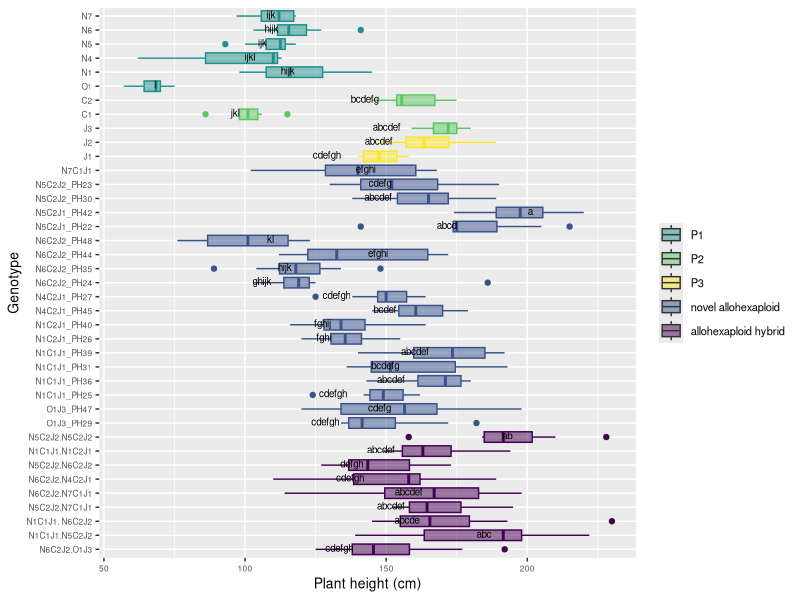

Reproduce this figure in R.
# Comparison 2XY: Novel allohexaploids

#load packages 
install.packages("multcompView")
install.packages("viridis")
library(viridis)
library(tidyverse)
library(dplyr)
library(ggplot2)
library(ggpubr)
library(datasets)
library(multcompView)


# vollständige Rohdatentabelle laden ######
getwd()
DATA <- read_csv("EPPN raw data complete 220419.csv")
View(DATA)


#drop first column
DATA = DATA[,2:37]
View(DATA)

#Comparison 2XY	einschließlich JO allohexaploids
# Aim: to determine if the NCJ allohexaploids have more similarity to each other than to their parent genotypes 

#### subsetting #####
#IMPORTANT: N5C2J2.N5C2J1_PH43 has only one parent genotype: N5C2J2 (PH30 and PH23), 
# N5C2J1_PH42 wieder drin

comp_2XY4 <- DATA[DATA$Genotype %in% c("N5", "N6", "N1", "N4", "N7","C1", "C2", "J1", "J2", 
                                      "O1", "J3",
                                      
                                      "N6C2J2_PH24", "N6C2J2_PH35", "N6C2J2_PH44", "N6C2J2_PH48", 
                                     "N5C2J1_PH22", "N5C2J1_PH42", "N5C2J2_PH30", "N5C2J2_PH23", "N1C1J1_PH25", "N1C1J1_PH36", 
                                     "N1C1J1_PH31", "N1C1J1_PH39", "N1C2J1_PH26", "N1C2J1_PH40", "N4C2J1_PH45",
                                     "N4C2J1_PH27", "N7C1J1",
                                     "O1J3_PH29", "O1J3_PH47",	
                                     
                                     "N1C1J1.N5C2J2", "N6C2J2.N7C1J1", "N5C2J2.N7C1J1", "N1C1J1. N6C2J2",
                                     "N5C2J2.N6C2J2","N1C1J1.N1C2J1", "N5C2J2.N5C2J2", "N6C2J2.N4C2J1", "N6C2J2.O1J3"), ]
head(comp_2XY4)
View(comp_2XY4)

#create column giving generation###############################################
#N5C2J1_PH42 wieder drin ######################################################## 
comp_2XY4 <- comp_2XY4 %>%
  mutate(Line = case_when(
  Genotype == "O1" ~ "P1",
  Genotype == "J3" ~ "P2",
  Genotype == "N1" ~ "P1",
  Genotype == "N4" ~ "P1",
  Genotype == "N5" ~ "P1",
  Genotype == "N6" ~ "P1",
  Genotype == "N7" ~ "P1",
  Genotype == "C1" ~ "P2",
  Genotype == "C2" ~ "P2",
  Genotype == "J1" ~ "P3",
  Genotype == "J2" ~ "P3",
  Genotype == "O1J3_PH29" ~ "novel allohexaploid",
  Genotype == "O1J3_PH47" ~ "novel allohexaploid",
  Genotype == "N5C2J1_PH22" ~ "novel allohexaploid",
  Genotype == "N5C2J1_PH42" ~ "novel allohexaploid",
  Genotype == "N5C2J2_PH23" ~ "novel allohexaploid",
  Genotype == "N6C2J2_PH24" ~ "novel allohexaploid",
  Genotype == "N1C1J1_PH25" ~ "novel allohexaploid",
  Genotype == "N1C2J1_PH26" ~ "novel allohexaploid",
  Genotype == "N4C2J1_PH27" ~ "novel allohexaploid",
  Genotype == "N5C2J2_PH30" ~ "novel allohexaploid",
  Genotype == "N1C1J1_PH31" ~ "novel allohexaploid",
  Genotype == "N6C2J2_PH35" ~ "novel allohexaploid",
  Genotype == "N1C1J1_PH36" ~ "novel allohexaploid",
  Genotype == "N1C1J1_PH39" ~ "novel allohexaploid",
  Genotype == "N1C2J1_PH40" ~ "novel allohexaploid",
  Genotype == "N6C2J2_PH44" ~ "novel allohexaploid",
  Genotype == "N4C2J1_PH45" ~ "novel allohexaploid",
  Genotype == "N6C2J2_PH48" ~ "novel allohexaploid",
  Genotype == "N7C1J1" ~ "novel allohexaploid",
  Genotype == "N1C1J1.N5C2J2" ~ "allohexaploid hybrid",
  Genotype == "N1C1J1.N1C2J1" ~ "allohexaploid hybrid",
  Genotype == "N5C2J2.N7C1J1" ~ "allohexaploid hybrid",
  Genotype == "N5C2J2.N5C2J2" ~ "allohexaploid hybrid",
  Genotype == "N1C1J1. N6C2J2" ~ "allohexaploid hybrid",
  Genotype == "N5C2J2.N6C2J2" ~ "allohexaploid hybrid",
  Genotype == "N6C2J2.O1J3" ~ "allohexaploid hybrid",
  Genotype == "N6C2J2.N4C2J1" ~ "allohexaploid hybrid",
  Genotype == "N6C2J2.N7C1J1" ~ "allohexaploid hybrid"))
view(comp_2XY4)

# ANOVA, Tukey & Boxplot with CLD according to Rosane Rech##########################################################
# loading the appropriate libraries
library(datasets)

#remove previous objects
rm(anova)
rm(tukey)
rm(cld)
rm(Tk)

# analysis of variance
anova <- aov(plant_height ~ Genotype, data = comp_2XY4)
summary(anova)

# Tukey's test
tukey <- TukeyHSD(anova)
print(tukey)

# compact letter display
cld <- multcompLetters4(anova, tukey)
print(cld)

# table with factors and 3rd quantile
Tk <- group_by(comp_2XY4, Genotype) %>%
  summarise(mean = round(mean(plant_height, na.rm = TRUE), digits = 1), quant = round(quantile(plant_height, probs = 0.75, na.rm = TRUE), digits = 1)) %>%
  arrange(desc(mean)) #WICHTIG: arrange(desc(mean)) muss hier rein!!!

# extracting the compact letter display and adding to the Tk table
cld <- as.data.frame.list(cld$Genotype)
Tk$cld <- cld$Letters
print(Tk) # print dient der Überprüfung: Mittelwerte und Letter code 
# in der gleichen Reihenfolge angeordnet?


#create column giving generation###############################################
#N5C2J1_PH42 wieder drin ########################################################
ANOVA_Tukey_2XY4 <- Tk %>%
  mutate(Line = case_when(
    Genotype == "O1" ~ "P1",
    Genotype == "J3" ~ "P2",
    Genotype == "N1" ~ "P1",
    Genotype == "N4" ~ "P1",
    Genotype == "N5" ~ "P1",
    Genotype == "N6" ~ "P1",
    Genotype == "N7" ~ "P1",
    Genotype == "C1" ~ "P2",
    Genotype == "C2" ~ "P2",
    Genotype == "J1" ~ "P3",
    Genotype == "J2" ~ "P3",
    Genotype == "O1J3_PH29" ~ "novel allohexaploid",
    Genotype == "O1J3_PH47" ~ "novel allohexaploid",
    Genotype == "N5C2J1_PH22" ~ "novel allohexaploid",
    Genotype == "N5C2J1_PH42" ~ "novel allohexaploid",
    Genotype == "N5C2J2_PH23" ~ "novel allohexaploid",
    Genotype == "N6C2J2_PH24" ~ "novel allohexaploid",
    Genotype == "N1C1J1_PH25" ~ "novel allohexaploid",
    Genotype == "N1C2J1_PH26" ~ "novel allohexaploid",
    Genotype == "N4C2J1_PH27" ~ "novel allohexaploid",
    Genotype == "N5C2J2_PH30" ~ "novel allohexaploid",
    Genotype == "N1C1J1_PH31" ~ "novel allohexaploid",
    Genotype == "N6C2J2_PH35" ~ "novel allohexaploid",
    Genotype == "N1C1J1_PH36" ~ "novel allohexaploid",
    Genotype == "N1C1J1_PH39" ~ "novel allohexaploid",
    Genotype == "N1C2J1_PH40" ~ "novel allohexaploid",
    Genotype == "N6C2J2_PH44" ~ "novel allohexaploid",
    Genotype == "N4C2J1_PH45" ~ "novel allohexaploid",
    Genotype == "N6C2J2_PH48" ~ "novel allohexaploid",
    Genotype == "N7C1J1" ~ "novel allohexaploid",
    Genotype == "N1C1J1.N5C2J2" ~ "allohexaploid hybrid",
    Genotype == "N1C1J1.N1C2J1" ~ "allohexaploid hybrid",
    Genotype == "N5C2J2.N7C1J1" ~ "allohexaploid hybrid",
    Genotype == "N5C2J2.N5C2J2" ~ "allohexaploid hybrid",
    Genotype == "N1C1J1. N6C2J2" ~ "allohexaploid hybrid",
    Genotype == "N5C2J2.N6C2J2" ~ "allohexaploid hybrid",
    Genotype == "N6C2J2.O1J3" ~ "allohexaploid hybrid",
    Genotype == "N6C2J2.N4C2J1" ~ "allohexaploid hybrid",
    Genotype == "N6C2J2.N7C1J1" ~ "allohexaploid hybrid"))

view(ANOVA_Tukey_2XY4)

# Reorder factor levels in comp_2XY4
comp_2XY4ord <- comp_2XY4                             
comp_2XY4ord$Genotype <- factor(comp_2XY4ord$Genotype,     
                                levels = c("N6C2J2.O1J3", "N1C1J1.N5C2J2", "N1C1J1. N6C2J2", 
                                           "N5C2J2.N7C1J1", "N6C2J2.N7C1J1", "N6C2J2.N4C2J1",
                                           "N5C2J2.N6C2J2", "N1C1J1.N1C2J1","N5C2J2.N5C2J2", 
                                             
                                           
                                           "O1J3_PH29", "O1J3_PH47",
                                           "N1C1J1_PH25", "N1C1J1_PH36","N1C1J1_PH31", "N1C1J1_PH39", 
                                           "N1C2J1_PH26", "N1C2J1_PH40", 
                                           "N4C2J1_PH45","N4C2J1_PH27",
                                           "N6C2J2_PH24", "N6C2J2_PH35", "N6C2J2_PH44", "N6C2J2_PH48", 
                                           "N5C2J1_PH22", "N5C2J1_PH42",
                                           "N5C2J2_PH30", "N5C2J2_PH23", 
                                           "N7C1J1",
                                           
                                           "J1", "J2", "J3", "C1", "C2", "O1", "N1", "N4", "N5", "N6", "N7"))

ANOVA_Tukey_2XY4ord <- ANOVA_Tukey_2XY4
ANOVA_Tukey_2XY4ord$Genotype <- factor(ANOVA_Tukey_2XY4ord$Genotype,     
                                  levels = c("N6C2J2.O1J3", "N1C1J1.N5C2J2", "N1C1J1. N6C2J2", 
                                             "N5C2J2.N7C1J1", "N6C2J2.N7C1J1", "N6C2J2.N4C2J1",
                                             "N5C2J2.N6C2J2", "N1C1J1.N1C2J1","N5C2J2.N5C2J2",
                                             
                                             "O1J3_PH29", "O1J3_PH47",
                                             "N1C1J1_PH25", "N1C1J1_PH36","N1C1J1_PH31", "N1C1J1_PH39", 
                                             "N1C2J1_PH26", "N1C2J1_PH40", 
                                             "N4C2J1_PH45","N4C2J1_PH27",
                                             "N6C2J2_PH24", "N6C2J2_PH35", "N6C2J2_PH44", "N6C2J2_PH48", 
                                             "N5C2J1_PH22", "N5C2J1_PH42",
                                             "N5C2J2_PH30", "N5C2J2_PH23", 
                                             "N7C1J1",
                                             
                                             "J1", "J2", "J3", "C1", "C2", "O1", "N1", "N4", "N5", "N6", "N7"))


#boxplot plant_height 2XY4
ggplot(comp_2XY4ord, aes(Genotype, plant_height, fill = Line, color = Line)) + 
  geom_boxplot() +
  labs(x="Genotype", y="Plant height (cm)") +
  geom_text(data = ANOVA_Tukey_2XY4, aes(x = Genotype, y = quant, label = cld), color = "black", size = 2.5, vjust = 0.3, hjust = 3) +
  coord_flip() +
  theme(axis.title = element_text(size = 14),
        legend.text = element_text(size = 8),
        legend.title= element_blank(),
        axis.title.x = element_text(size = 10),
        axis.title.y = element_text(size = 10),
        axis.text.x = element_text(size = 6),
        axis.text.y = element_text(size = 6)) +
  scale_color_viridis(discrete = TRUE, option = "D", direction = 1, alpha = 1, guide = "none") +  #legend removed by guide = "none" 
  scale_fill_viridis(discrete = TRUE, option = "D", direction = 1, alpha = 0.5,
                     breaks=c("P1", "P2", "P3", "novel allohexaploid", "allohexaploid hybrid"),
                     labels=c("P1", "P2", "P3", "novel allohexaploid", "allohexaploid hybrid")) ##reorder legend labels!
